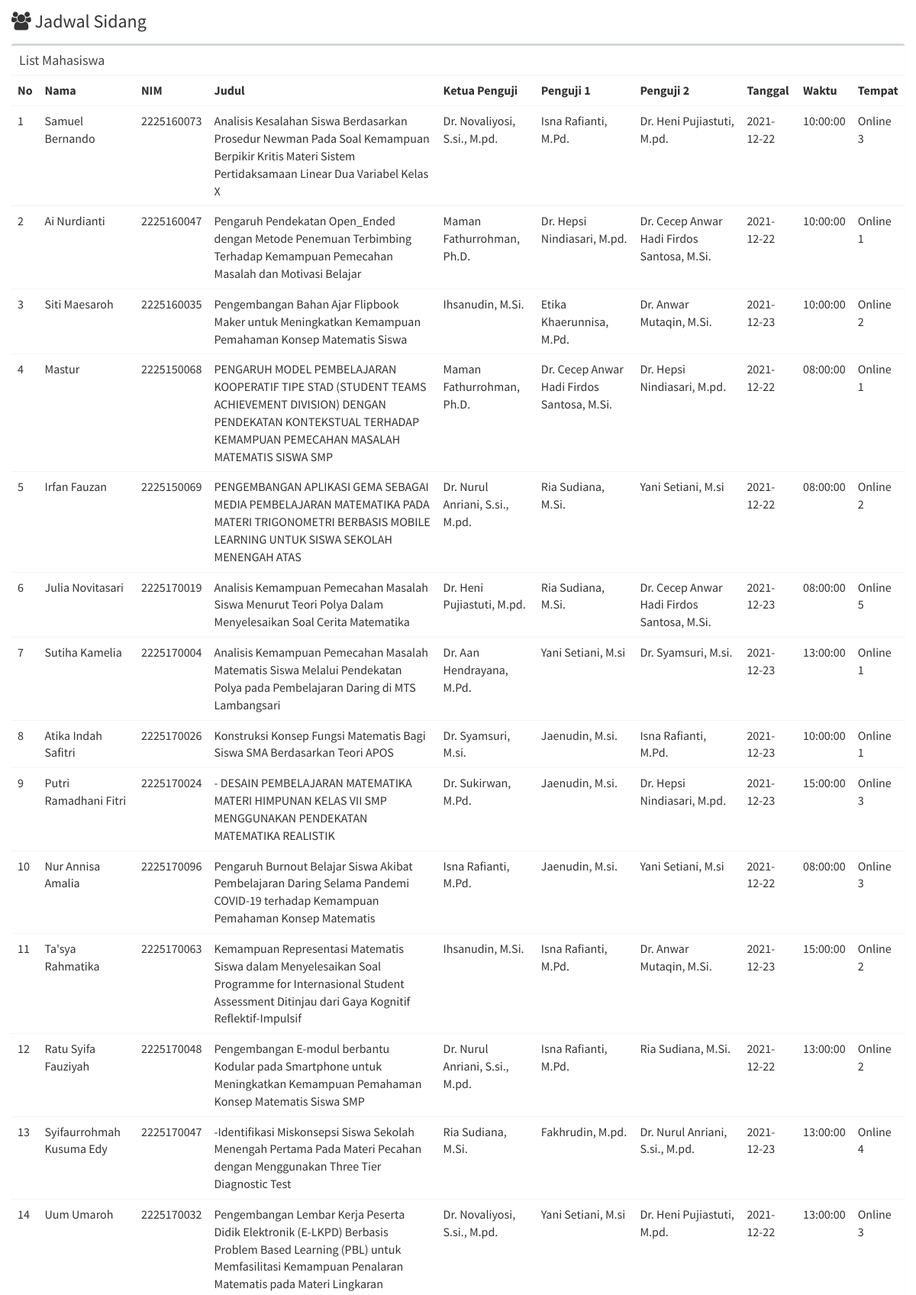
The page /index.php/jadwal/jadwalSidang (upper part) on the database its author committed.
### tables this page shows
CREATE TABLE `tbl_sidang` (
  `sidangId` bigint(200) NOT NULL,
  `userId` bigint(200) NOT NULL,
  `name` text NOT NULL,
  `nim` varchar(128) NOT NULL,
  `email` varchar(128) NOT NULL,
  `mobile` varchar(128) NOT NULL,
  `judul` text NOT NULL,
  `dosenId` bigint(200) NOT NULL DEFAULT 0,
  `dosenId2` bigint(200) NOT NULL DEFAULT 0,
  `penguji2Id` bigint(200) NOT NULL DEFAULT 0,
  `tempatSidang` varchar(128) NOT NULL,
  `tanggalSidang` text NOT NULL,
  `waktu` time NOT NULL,
  `linkSidang` varchar(280) NOT NULL,
  `roleId` bigint(100) NOT NULL DEFAULT 0,
  `export` varchar(100) NOT NULL DEFAULT '0',
  `jadwal` varchar(100) NOT NULL DEFAULT '0',
  `accSidang1` varchar(1000) NOT NULL DEFAULT '0',
  `accSidang2` varchar(1000) NOT NULL DEFAULT '0'
);

CREATE TABLE `tbl_dosen` (
  `dosenId` bigint(100) NOT NULL COMMENT 'dosenId',
  `status` varchar(128) NOT NULL DEFAULT 'Pembimbing 1',
  `statusSidang` text NOT NULL,
  `dosen` text NOT NULL,
  `nip` varchar(25) NOT NULL,
  `tanggalLahir` date NOT NULL,
  `alamat` varchar(128) NOT NULL,
  `email` varchar(128) NOT NULL,
  `mobile` varchar(128) NOT NULL,
  `jenisKelamin` varchar(10) NOT NULL,
  `agama` varchar(128) NOT NULL,
  `available` varchar(10) DEFAULT '1'
);

CREATE TABLE `tbl_dosen2` (
  `dosenId2` bigint(200) NOT NULL COMMENT 'dosenId',
  `dosen2` longtext NOT NULL,
  `nip` varchar(25) NOT NULL,
  `status2` varchar(128) NOT NULL DEFAULT 'Pembimbing 2',
  `statusSidang2` text NOT NULL,
  `tanggalLahir` date NOT NULL,
  `alamat` varchar(128) NOT NULL,
  `email` varchar(128) NOT NULL,
  `mobile` varchar(128) NOT NULL,
  `jenisKelamin` varchar(128) NOT NULL,
  `agama` varchar(128) NOT NULL
);

CREATE TABLE `tbl_penguji2` (
  `penguji2Id` bigint(200) NOT NULL COMMENT 'dosenId',
  `penguji2` text NOT NULL,
  `nip` varchar(25) NOT NULL,
  `status5` varchar(128) NOT NULL DEFAULT 'Penguji 2',
  `tanggalLahir` date NOT NULL,
  `alamat` varchar(128) NOT NULL,
  `email` varchar(128) NOT NULL,
  `mobile` varchar(128) NOT NULL,
  `jenisKelamin` varchar(10) NOT NULL,
  `agama` varchar(128) NOT NULL
);

### application/controllers/Jadwal.php (called while the page is built, shortened)
<?php if(!defined('BASEPATH')) exit('No direct script access allowed');
class Jadwal extends BaseController
{
    public function __construct()
    {
        $this->load->model('jadwal_model');
    }
    function jadwalSidang()
    {
            $this->load->model('jadwal_model');
            $searchText = $this->input->post('searchText');
            $data['searchText'] = $searchText;
            $this->load->library('pagination');
            $count = $this->jadwal_model->listJadwalCount2($searchText);
			$returns = $this->paginationCompress ( "jadwal/jadwalSeminar/", $count, 200 );
            $data['userRecords'] = $this->jadwal_model->listJadwal2($searchText, $returns["page"], $returns["segment"]);
            $this->load->view('jadwalSidang',  $data, NULL);
    }
    }

### index.php (called while the page is built, shortened)
<?php
require_once BASEPATH.'core/CodeIgniter.php';

### application/models/Jadwal_model.php (called while the page is built, shortened)
<?php if(!defined('BASEPATH')) exit('No direct script access allowed');
class Jadwal_model extends CI_Model
{
    function listJadwalCount2($searchText = '')
    {
       $this->db->select('BaseTbl.name, BaseTbl.nim, BaseTbl.judul, BaseTbl.tempatSidang, Dosen.dosen, Dosen2.dosen2, Penguji2.penguji2, BaseTbl.tanggalSidang, BaseTbl.waktu');
        $this->db->from('tbl_sidang as BaseTbl');
        $this->db->join('tbl_dosen as Dosen', 'Dosen.dosenId = BaseTbl.dosenId','left');
        $this->db->join('tbl_dosen2 as Dosen2', 'Dosen2.dosenId2 = BaseTbl.dosenId2','left');
        $this->db->join('tbl_penguji2 as Penguji2', 'Penguji2.penguji2Id = BaseTbl.penguji2Id','left');
        $this->db->where('BaseTbl.roleId !=', 5);
        $query = $this->db->get();
        return count($query->result());
    }
    function listJadwal2($searchText = '', $page, $segment)
    {
       $this->db->select('BaseTbl.name, BaseTbl.nim, BaseTbl.judul, BaseTbl.tempatSidang, Dosen.dosen, Dosen2.dosen2, Penguji2.penguji2, BaseTbl.tanggalSidang, BaseTbl.waktu');
        $this->db->from('tbl_sidang as BaseTbl');
        $this->db->join('tbl_dosen as Dosen', 'Dosen.dosenId = BaseTbl.dosenId','left');
        $this->db->join('tbl_dosen2 as Dosen2', 'Dosen2.dosenId2 = BaseTbl.dosenId2','left');
        $this->db->join('tbl_penguji2 as Penguji2', 'Penguji2.penguji2Id = BaseTbl.penguji2Id','left');
        $this->db->where('BaseTbl.jadwal', 1);
        $this->db->limit($page, $segment);
        $query = $this->db->get();
        $result = $query->result();
        return $result;
    }
}

### application/views/jadwalSidang.php (the view, shortened to what this page needs)
<link href="<?php echo base_url(); ?>assets/bootstrap/css/bootstrap.min.css" rel="stylesheet" type="text/css" />
    <link href="<?php echo base_url(); ?>assets/font-awesome/css/font-awesome.min.css" rel="stylesheet" type="text/css" />
    <link href="https://code.ionicframework.com/ionicons/2.0.1/css/ionicons.min.css" rel="stylesheet" type="text/css" />
    <link href="<?php echo base_url(); ?>assets/dist/css/AdminLTE.min.css" rel="stylesheet" type="text/css" />
    <link href="<?php echo base_url(); ?>assets/dist/css/skins/_all-skins.min.css" rel="stylesheet" type="text/css" />
    <section class="content-header">
      <h1>
        <i class="fa fa-users"></i> Jadwal Sidang
      </h1>
    </section>
    <section class="content">
        <div class="row">
            <div class="col-xs-12 text-right">
            </div>
        </div>
        <div class="row">
            <div class="col-xs-12">
              <div class="box">
                <div class="box-header">
                    <h3 class="box-title"> List Mahasiswa</h3>
                </div>
                <div class="box-body table-responsive no-padding">
                  <table class="table table-hover">
                    <tr>
                        <th>No</th>
                      <th>Nama</th>
                      <th>NIM</th>
                      <th>Judul</th>
                      <th>Ketua Penguji</th>
                      <th>Penguji 1</th>
                      <th>Penguji 2</th>
                      <th>Tanggal</th>
                      <th>Waktu</th>
                      <th>Tempat</th>
                    </tr>
                    <?php
                    if(!empty($userRecords))
                    {
                        $i=1;
                        foreach($userRecords as $record)
                        {
                    ?>
                    <tr>
                        <td><?php echo $i ?></td>
                      <td><?php echo $record->name ?></td>
                      <td><?php echo $record->nim ?></td>
                      <td><?php echo $record->judul ?></td>
                      <td><?php echo $record->dosen ?></td>
                      <td><?php echo $record->dosen2 ?></td>
                      <td><?php echo $record->penguji2 ?></td>
                      <td><?php echo $record->tanggalSidang ?></td>
                      <td><?php echo $record->waktu ?></td>
                      <td><?php echo $record->tempatSidang ?></td>
                    </tr>
                    <?php
                    $i++;
                        }
                    }
                    ?>
                  </table>
                  </div>
                </div>
              </div>
            </div>
          </section>

### rows shown on the page
tbl_sidang: name "Samuel Bernando", nim "2225160073", judul "Analisis Kesalahan Siswa Berdasarkan Prosedur Newman Pada Soal Kemampuan Berpikir Kritis Materi Sistem Pertidaksamaan Linear Dua Variabel Kelas X", dosenId.dosen "Dr. Novaliyosi, S.si., M.pd.", tbl_dosen2.dosen2 "Isna Rafianti, M.Pd.", penguji2Id.penguji2 "Dr. Heni Pujiastuti, M.pd.", tanggalSidang "2021-12-22", waktu "10:00:00", tempatSidang "Online 3"
tbl_sidang: name "Ai Nurdianti", nim "2225160047", judul "Pengaruh Pendekatan Open_Ended dengan Metode Penemuan Terbimbing Terhadap Kemampuan Pemecahan Masalah dan Motivasi Belajar", dosenId.dosen "Maman Fathurrohman, Ph.D.", tbl_dosen2.dosen2 "Dr. Hepsi Nindiasari, M.pd.", penguji2Id.penguji2 "Dr. Cecep Anwar Hadi Firdos Santosa, M.Si.", tanggalSidang "2021-12-22", waktu "10:00:00", tempatSidang "Online 1"
tbl_sidang: name "Siti Maesaroh", nim "2225160035", judul "Pengembangan Bahan Ajar Flipbook Maker untuk Meningkatkan Kemampuan Pemahaman Konsep Matematis Siswa", dosenId.dosen "Ihsanudin, M.Si.", tbl_dosen2.dosen2 "Etika Khaerunnisa, M.Pd.", penguji2Id.penguji2 "Dr. Anwar Mutaqin, M.Si.", tanggalSidang "2021-12-23", waktu "10:00:00", tempatSidang "Online 2"
tbl_sidang: name "Mastur", nim "2225150068", judul "PENGARUH MODEL PEMBELAJARAN KOOPERATIF TIPE STAD (STUDENT TEAMS ACHIEVEMENT DIVISION) DENGAN PENDEKATAN KONTEKSTUAL TERHADAP KEMAMPUAN PEMECAHAN MASALAH MATEMATIS SISWA SMP", dosenId.dosen "Maman Fathurrohman, Ph.D.", tbl_dosen2.dosen2 "Dr. Cecep Anwar Hadi Firdos Santosa, M.Si.", penguji2Id.penguji2 "Dr. Hepsi Nindiasari, M.pd.", tanggalSidang "2021-12-22", waktu "08:00:00", tempatSidang "Online 1"
tbl_sidang: name "Irfan Fauzan", nim "2225150069", judul "PENGEMBANGAN APLIKASI GEMA SEBAGAI MEDIA PEMBELAJARAN MATEMATIKA PADA MATERI TRIGONOMETRI BERBASIS MOBILE LEARNING UNTUK SISWA SEKOLAH MENENGAH ATAS", dosenId.dosen "Dr. Nurul Anriani, S.si., M.pd.", tbl_dosen2.dosen2 "Ria Sudiana, M.Si.", penguji2Id.penguji2 "Yani Setiani, M.si", tanggalSidang "2021-12-22", waktu "08:00:00", tempatSidang "Online 2"
tbl_sidang: name "Julia Novitasari", nim "2225170019", judul "Analisis Kemampuan Pemecahan Masalah Siswa Menurut Teori Polya Dalam Menyelesaikan Soal Cerita Matematika", dosenId.dosen "Dr. Heni Pujiastuti, M.pd.", tbl_dosen2.dosen2 "Ria Sudiana, M.Si.", penguji2Id.penguji2 "Dr. Cecep Anwar Hadi Firdos Santosa, M.Si.", tanggalSidang "2021-12-23", waktu "08:00:00", tempatSidang "Online 5"
tbl_sidang: name "Sutiha Kamelia", nim "2225170004", judul "Analisis Kemampuan Pemecahan Masalah Matematis Siswa Melalui Pendekatan Polya pada Pembelajaran Daring di MTS Lambangsari", dosenId.dosen "Dr. Aan Hendrayana, M.Pd.", tbl_dosen2.dosen2 "Yani Setiani, M.si", penguji2Id.penguji2 "Dr. Syamsuri, M.si.", tanggalSidang "2021-12-23", waktu "13:00:00", tempatSidang "Online 1"
tbl_sidang: name "Atika Indah Safitri", nim "2225170026", judul "Konstruksi Konsep Fungsi Matematis Bagi Siswa SMA Berdasarkan Teori APOS", dosenId.dosen "Dr. Syamsuri, M.si.", tbl_dosen2.dosen2 "Jaenudin, M.si.", penguji2Id.penguji2 "Isna Rafianti, M.Pd.", tanggalSidang "2021-12-23", waktu "10:00:00", tempatSidang "Online 1"
tbl_sidang: name "Putri Ramadhani Fitri", nim "2225170024", judul "- DESAIN PEMBELAJARAN MATEMATIKA MATERI HIMPUNAN KELAS VII SMP MENGGUNAKAN PENDEKATAN MATEMATIKA REALISTIK", dosenId.dosen "Dr. Sukirwan, M.Pd.", tbl_dosen2.dosen2 "Jaenudin, M.si.", penguji2Id.penguji2 "Dr. Hepsi Nindiasari, M.pd.", tanggalSidang "2021-12-23", waktu "15:00:00", tempatSidang "Online 3"
tbl_sidang: name "Nur Annisa Amalia", nim "2225170096", judul "Pengaruh Burnout Belajar Siswa Akibat Pembelajaran Daring Selama Pandemi COVID-19 terhadap Kemampuan Pemahaman Konsep Matematis", dosenId.dosen "Isna Rafianti, M.Pd.", tbl_dosen2.dosen2 "Jaenudin, M.si.", penguji2Id.penguji2 "Yani Setiani, M.si", tanggalSidang "2021-12-22", waktu "08:00:00", tempatSidang "Online 3"
tbl_sidang: name "Ta'sya Rahmatika", nim "2225170063", judul "Kemampuan Representasi Matematis Siswa dalam Menyelesaikan Soal Programme for Internasional Student Assessment Ditinjau dari Gaya Kognitif Reflektif-Impulsif", dosenId.dosen "Ihsanudin, M.Si.", tbl_dosen2.dosen2 "Isna Rafianti, M.Pd.", penguji2Id.penguji2 "Dr. Anwar Mutaqin, M.Si.", tanggalSidang "2021-12-23", waktu "15:00:00", tempatSidang "Online 2"
tbl_sidang: name "Ratu Syifa Fauziyah", nim "2225170048", judul "Pengembangan E-modul berbantu Kodular pada Smartphone untuk Meningkatkan Kemampuan Pemahaman Konsep Matematis Siswa SMP", dosenId.dosen "Dr. Nurul Anriani, S.si., M.pd.", tbl_dosen2.dosen2 "Isna Rafianti, M.Pd.", penguji2Id.penguji2 "Ria Sudiana, M.Si.", tanggalSidang "2021-12-22", waktu "13:00:00", tempatSidang "Online 2"
tbl_sidang: name "Syifaurrohmah Kusuma Edy", nim "2225170047", judul "-Identifikasi Miskonsepsi Siswa Sekolah Menengah Pertama Pada Materi Pecahan dengan Menggunakan Three Tier Diagnostic Test", dosenId.dosen "Ria Sudiana, M.Si.", tbl_dosen2.dosen2 "Fakhrudin, M.pd.", penguji2Id.penguji2 "Dr. Nurul Anriani, S.si., M.pd.", tanggalSidang "2021-12-23", waktu "13:00:00", tempatSidang "Online 4"
tbl_sidang: name "Uum Umaroh", nim "2225170032", judul "Pengembangan Lembar Kerja Peserta Didik Elektronik (E-LKPD) Berbasis Problem Based Learning (PBL) untuk Memfasilitasi Kemampuan Penalaran Matematis pada Materi Lingkaran", dosenId.dosen "Dr. Novaliyosi, S.si., M.pd.", tbl_dosen2.dosen2 "Yani Setiani, M.si", penguji2Id.penguji2 "Dr. Heni Pujiastuti, M.pd.", tanggalSidang "2021-12-22", waktu "13:00:00", tempatSidang "Online 3"
